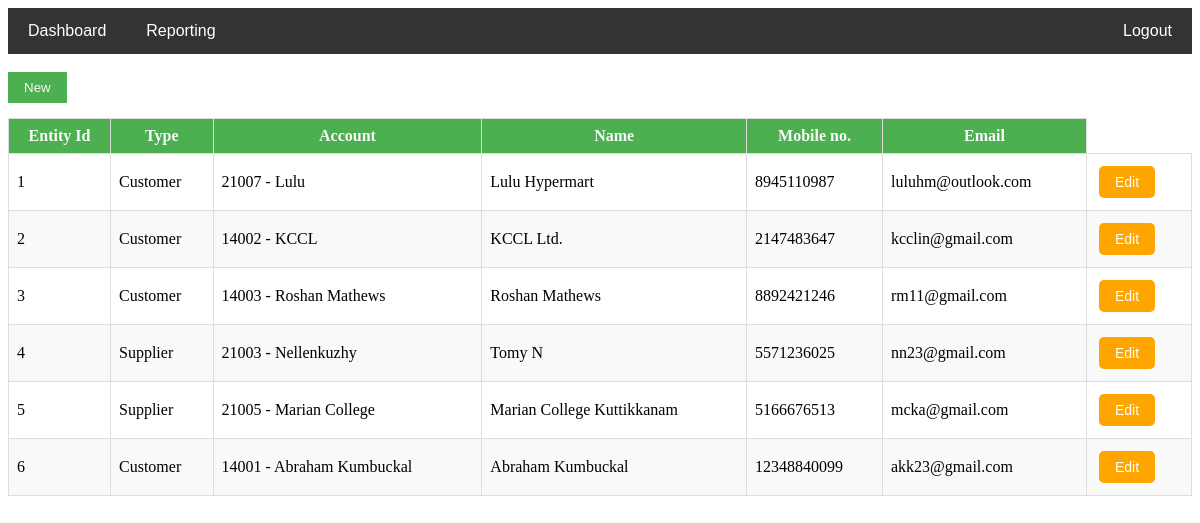
Page /Entitydisplaypg2.php on the committed database.
### tables this page shows
CREATE TABLE `entity` (
  `EntityID` int(11) NOT NULL,
  `type` varchar(20) NOT NULL,
  `AccountNo` int(11) NOT NULL,
  `name` varchar(60) NOT NULL,
  `mobileNo` bigint(20) DEFAULT NULL,
  `email` varchar(254) DEFAULT NULL,
  `createdBy` varchar(50) DEFAULT NULL,
  `createdDateTime` timestamp NOT NULL DEFAULT current_timestamp(),
  `modifiedBy` varchar(50) DEFAULT NULL,
  `modifiedDateTime` timestamp NOT NULL DEFAULT current_timestamp() ON UPDATE current_timestamp()
);

CREATE TABLE `coa` (
  `AccountNo` int(11) NOT NULL,
  `AccountName` varchar(50) NOT NULL,
  `CategoryID` int(11) NOT NULL,
  `SubcategoryID` int(11) NOT NULL,
  `createdBy` varchar(50) DEFAULT NULL,
  `createdDateTime` timestamp NOT NULL DEFAULT current_timestamp(),
  `modifiedBy` varchar(50) DEFAULT NULL,
  `modifiedDateTime` timestamp NOT NULL DEFAULT current_timestamp() ON UPDATE current_timestamp()
);

### Entitydisplaypg2.php (the view, shortened to what this page needs)
<?php
include "Connection.php";
$sql = "SELECT
    e.EntityId,
    e.type,
    e.AccountNo,
    c.AccountName,
    e.name,
    e.mobileNo,
    e.email
FROM
    entity e
JOIN
    coa c
ON
    e.AccountNo = c.AccountNo;";
$result = $conn->query($sql);
?>
<!DOCTYPE html>
<html>
<head>
</head>
<body>
    <div class="navbar">
        <a href="Homepg.php">Dashboard</a>
        <div class="dropdown">
            <button class="dropbtn">Reporting
            </button>
        </div>
        <a href="logout.php">Logout</a>
    </div>
    <br>
    <div class="filter-buttons">
        <button class="new-button"
            onclick="addNewRow()"> New </button>
    </div>
    <table>
        <thead>
            <tr>
                <th> Entity Id </th>
                <th> Type </th>
                <th> Account </th>
                <th> Name </th>
                <th> Mobile no. </th>
                <th> Email </th>
            </tr>
        </thead>
        <tbody>
            <?php
            if ($result->num_rows > 0) {
                while ($row = $result->fetch_assoc()) {
                    echo "<tr>";
                    echo "<td>" . $row["EntityId"] . "</td>";
                    echo "<td>" . $row["type"] . "</td>";
                    echo "<td>" . htmlspecialchars($row['AccountNo']) . " - " . htmlspecialchars($row['AccountName']) . "</td>";
                    echo "<td>" . $row["name"] . "</td>";
                    echo "<td>" . $row["mobileNo"] . "</td>";
                    echo "<td>" . $row["email"] . "</td>";
                    echo "<td><button class='table-button edit' onclick='enterEditMode(this.parentNode.parentNode)'>Edit</button></td>";
                    echo "</tr>";
                }
            } else {
                echo "<tr><td colspan='5'>No data found</td></tr>";
            }
            ?> </tbody>
    </table>
</body>
</html>

### Entitydisplaypg2.php (style rules this page uses)
table { width: 100%; border-collapse: collapse; }
thead { background-color: #4CAF50; }
th, td { border: 1px solid #ddd; padding: 8px; }
th { background-color: #4CAF50; color: #f9f9f9; }
tbody tr:nth-child(even) { background-color: #f9f9f9; }
.navbar { background-color: #333; overflow: hidden; display: flex; align-items: center; font-family: Arial, sans-serif; }
.navbar a, .navbar .dropbtn { color: white; text-align: center; padding: 14px 20px; text-decoration: none; font-size: 16px; }
.dropdown { overflow: hidden; }
.dropdown .dropbtn { border: none; outline: none; background-color: inherit; margin: 0; cursor: pointer; }
.navbar a:last-child { margin-left: auto; }
.filter-buttons { margin-bottom: 15px; }
.filter-buttons button { margin-right: 10px; padding: 8px 16px; background-color: #4CAF50; color: #f9f9f9; border: none; cursor: pointer; }
.table-button { vertical-align: middle; padding: 8px 16px; background-color: #4CAF50; color: white; border: none; border-radius: 5px; cursor: pointer; font-size: 14px; transition: background-color 0.3s, transform 0.2s; margin: 4px; }
.table-button.edit { background-color: #ffa500; }

### rows in the picture
entity: EntityID "1", type "Customer", AccountNo "21007", AccountNo.AccountName "Lulu", name "Lulu Hypermart", mobileNo "8945110987", email "luluhm@outlook.com"
entity: EntityID "2", type "Customer", AccountNo "14002", AccountNo.AccountName "KCCL", name "KCCL Ltd.", mobileNo "2147483647", email "kcclin@gmail.com"
entity: EntityID "3", type "Customer", AccountNo "14003", AccountNo.AccountName "Roshan Mathews", name "Roshan Mathews", mobileNo "8892421246", email "rm11@gmail.com"
entity: EntityID "4", type "Supplier", AccountNo "21003", AccountNo.AccountName "Nellenkuzhy", name "Tomy N", mobileNo "5571236025", email "nn23@gmail.com"
entity: EntityID "5", type "Supplier", AccountNo "21005", AccountNo.AccountName "Marian College", name "Marian College Kuttikkanam", mobileNo "5166676513", email "mcka@gmail.com"
entity: EntityID "6", type "Customer", AccountNo "14001", AccountNo.AccountName "Abraham Kumbuckal", name "Abraham Kumbuckal", mobileNo "12348840099", email "akk23@gmail.com"
